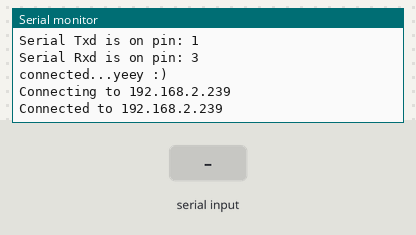
Recording of a sketch running on a simulated ESP32. Shown: the last lines printed to the serial monitor. The inputs (shaded band) are chosen by the test bench. WiFi joins after 1.5 s; servers stay silent unless stated; no MQTT or app messages arrive unless stated.

Above: at 2.7 s.
2.8 s: "1" received over the second serial link
At 3.5 s:
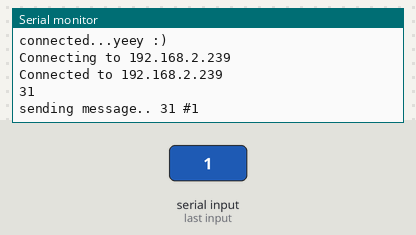
4.4 s: "0" received over the second serial link
At 4.9 s:
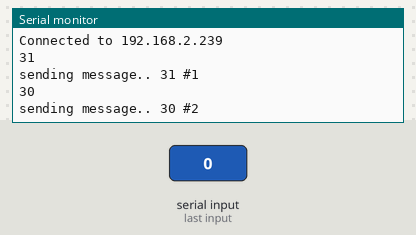
5.9 s: "2" received over the second serial link
At 7.5 s:
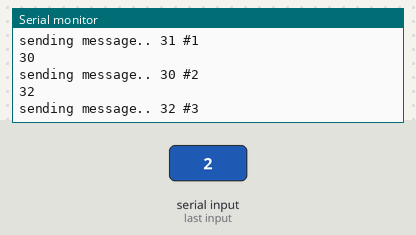

The sketch:

ModbusMQTT.ino
```cpp
#if defined(ESP8266)
#include <ESP8266WiFi.h>          //https://github.com/esp8266/Arduino
#else
#include <WiFi.h>          //https://github.com/esp8266/Arduino
#endif

//needed for library
#include <DNSServer.h>
#if defined(ESP8266)
#include <ESP8266WebServer.h>
#else
#include <WebServer.h>
#endif
#include <WiFiManager.h>         //https://github.com/tzapu/WiFiManager

#include <WiFi.h>
#include <PubSubClient.h>

HardwareSerial Serial2(2);

#define RXD2 16
#define TXD2 17

byte reading[] = { 0x01,0x03,0x00,0x00,0x00,0x02,0xC4,0x0B };
byte reset[] = { 0x01, 0x05, 0x00, 0x00, 0xFF, 0x00, 0x8C, 0x3A };
byte writing[] = { 0x01, 0x06, 0x00, 0x00, 0xFF, 0xFF, 0x88, 0x7A };

const char* ssid = "Keluarga Cendana";
const char* pass = "876543216";
const char* broker = "192.168.2.239";
const char* brokerUser = "dev";
const char* brokerPassword = "dev101";
const char* outTopic = "iot";

WiFiClient espClient;
PubSubClient client(espClient);

long currentTime, lastTime;
int count = 0;

String hexMessage;

void setupWifiManager(){

    //WiFiManager
    //Local intialization. Once its business is done, there is no need to keep it around
    WiFiManager wifiManager;
    //reset saved settings
    //wifiManager.resetSettings();

    //set custom ip for portal
    //wifiManager.setAPStaticIPConfig(IPAddress(10,0,1,1), IPAddress(10,0,1,1), IPAddress(255,255,255,0));

    //fetches ssid and pass from eeprom and tries to connect
    //if it does not connect it starts an access point with the specified name
    //here  "AutoConnectAP"
    //and goes into a blocking loop awaiting configuration
    wifiManager.autoConnect("AutoConnectAP");
    //or use this for auto generated name ESP + ChipID
    //wifiManager.autoConnect();


    //if you get here you have connected to the WiFi
    Serial.println("connected...yeey :)");
}

void setupWifi(){
  delay(100);
  Serial.print("\nConnecting to ");
  Serial.println(ssid);

  WiFi.begin(ssid, pass);

  while(WiFi.status() != WL_CONNECTED) {
    delay(100);
    Serial.print(".");
  }
  Serial.print("\nConnected to ");
  Serial.println(ssid);

}

void setupMQTT(){
  client.setServer(broker, 1883);
}

void reconnect() {
  while(!client.connected()) {
    Serial.print("\nConnecting to ");
    Serial.println(broker);
    if(client.connect("ESP32", brokerUser, brokerPassword)) {
      Serial.print("\nConnected to ");
      Serial.println(broker);
    } else {
        Serial.print("\nReconnecting.. ");
        delay(3000);
    }
  }
}
void setupSerial() {
  // put your setup code here, to run once:
  Serial.begin(115200);
  Serial2.begin(9600, SERIAL_8N1, RXD2, TXD2);
  Serial.println("Serial Txd is on pin: "+String(TX));
  Serial.println("Serial Rxd is on pin: "+String(RX));

}


void setup() {
  // put your setup code here, to run once:
  setupSerial();
  setupWifiManager();
  setupMQTT();
}

void loop() {
  // put your main code here, to run repeatedly:

  Serial2.write(reading, sizeof(reading));
  //Serial2.write(writing, sizeof(writing));
  //Serial2.write(reset, sizeof(reset));

  String msgBuilder = "";
  while (Serial2.available()) {
    uint8_t inChar = Serial2.read();
    msgBuilder = String(msgBuilder + String(inChar, HEX)+ " ");
  }
  delay(100);
  Serial.println(msgBuilder);

  if(!client.connected()) {
    reconnect();
  }

  client.loop();

  currentTime = millis();
  if(currentTime - lastTime > 1000 && msgBuilder.length() > 0) {
    count++;
    String msgBuilderCount = msgBuilder + "#"+ String(count);

    Serial.print("sending message.. ");
    Serial.println(msgBuilderCount);

    char messages[msgBuilderCount.length() + 1];
    msgBuilderCount.toCharArray(messages, msgBuilderCount.length() + 1);
    client.publish(outTopic, messages);
    lastTime = millis();
  }

}
```

Measured:
- after the input at 2.8 s, the serial monitor: prints a new line after 0.16 s (image 1)
- after the input at 4.4 s, the serial monitor: prints a new line after 0.17 s (image 2)
- after the input at 5.9 s, the serial monitor: prints a new line after 0.17 s (image 3)
